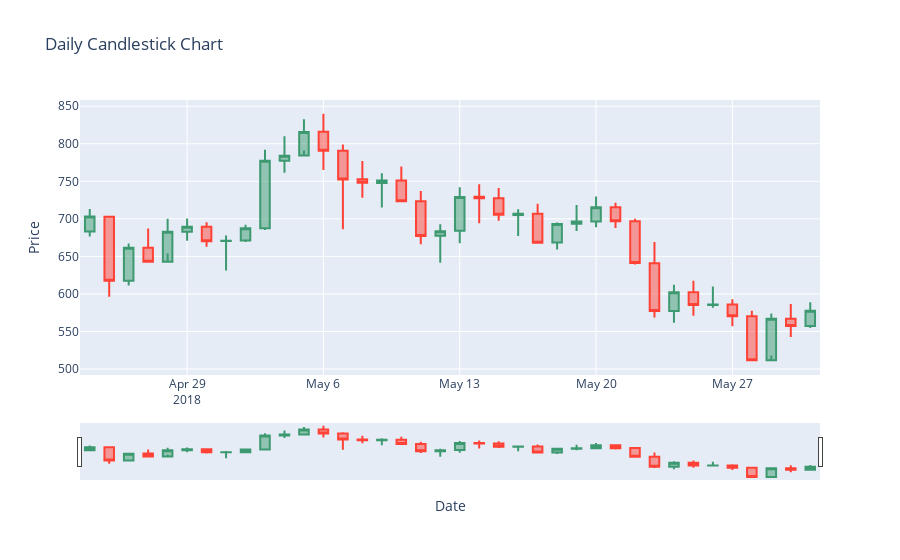
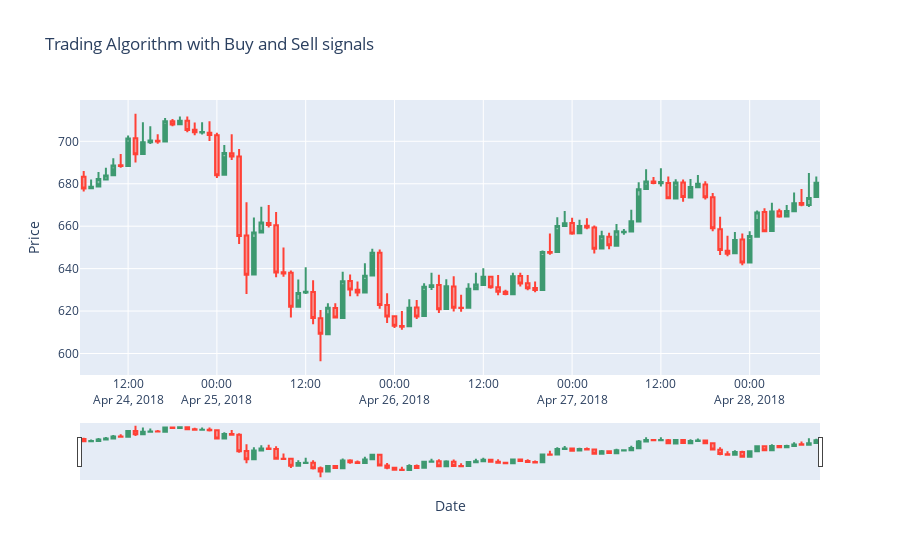

Notebook source saved alongside these figures, in order:
### Code cell
# Testing trading_algorithm

# Full data + no candlestick chart plot
print('Full data + no candlestick chart plot:')
trading_algorithm(Y_pred_eth_lstm_tf, X_test_eth_lstm)

# Full data + daily candlestick chart plot
print('Full data + daily candlestick chart plot:')
trading_algorithm(Y_pred_eth_lstm_tf, X_test_eth_lstm, candlestick_chart = True, candlestick_chart_daily = True)

# Small subset of data + full candlestick chart plot
print('Small subset of data + full candlestick chart plot:')
trading_algorithm(Y_pred_eth_lstm_tf[:100], X_test_eth_lstm[:100], candlestick_chart = True)
